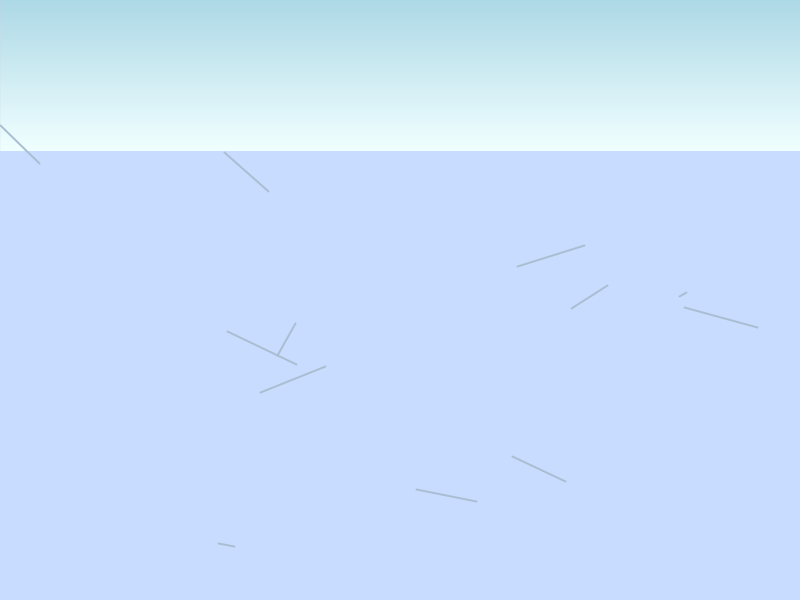
Frame 1 (no input)
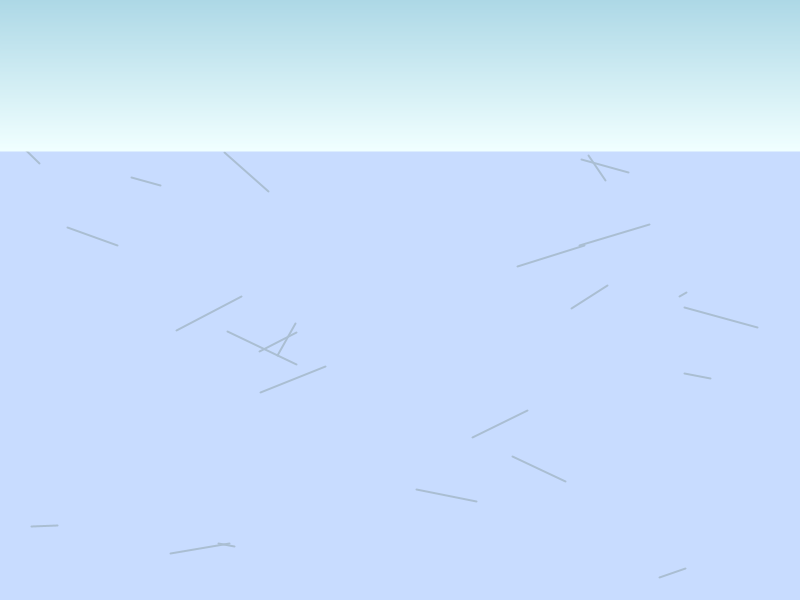
Frame 2 (the mouse pressed at the canvas centre, redrawn once)

The Processing sketch that drew these frames (run headless with seeded random() and noise(); the mouse was pressed at the canvas centre and the sketch redrawn once):

// Processing sketch: Ahmed_Mirza
// ── Ahmed_Mirza.pde
color c1, c2;

void setup() {
  size(800, 600);
  noStroke();
  
  // Frozen Lake
  fill(200, 220, 255);
  rect(0, height*0.25, width, height*0.75);
  
  
  // Creating colours for the sky
  c1 = color(173,216,230);
  c2 = color(240,255,255);
  
}

void draw() {
  
  // Sky Gradient
  
  setGradient(0, 0, width, height*0.25, c1, c2);
  
  // Ice Cracks
  
  stroke(170, 190, 210);
  strokeWeight(2);
  
  for (int i = 0; i < 12; i++) {
    float startX = random(width); // horizontal start point of ice crack
    float startY = random(height*0.25, height); // vertical start point of ice crack
    float endX = startX + random(-75, 75); // horizontal end point of ice crack
    float endY = startY + random(-40, 40); // vertical start point of ice crack
    line(startX, startY, endX, endY);
  }
  
  noLoop(); // prevents infinite number of ice cracks generating
  
}

void setGradient(int x, int y, float w, float h, color c1, color c2) { // Creates a gradient using 2 colours

  noFill();
  for (int i = y; i <= y+h; i++) {
    float inter = map(i, y, y+h, 0, 1); // re-maps i to go from 0 to 1 (makes it a fraction)
    color c = lerpColor(c1, c2, inter); // interpolate other colours between these 2 colours
    stroke(c); // sets stroke colour to new interpolated colour
    line(x, i, x+w, i); // draws a line, then begins the loop again
    }
  }
